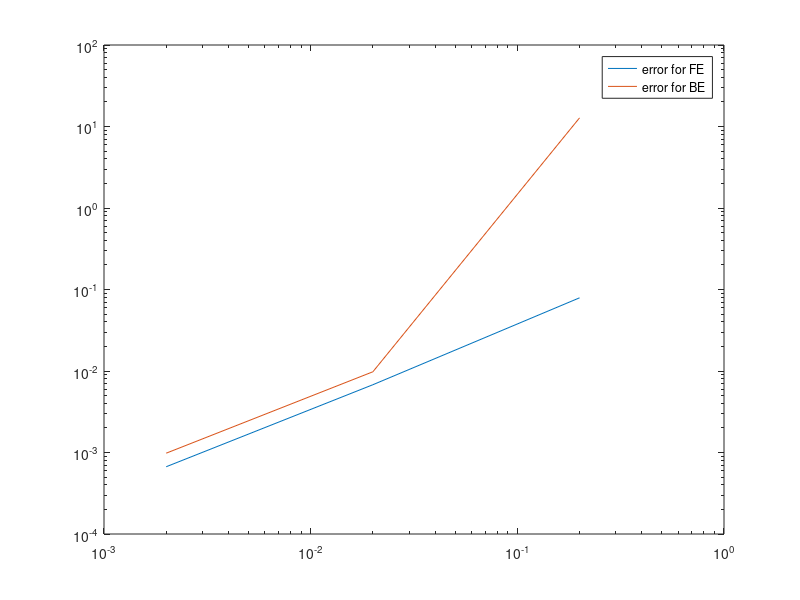

The MATLAB script that drew this image:
%Jackie Gan
%Numerical Analysis I
%Professor Guan & Jacob Woods
%Thanks Jacob for helping us with the code.

%time steps
% h=[.2,.02,.002,.0002];
h=[.2,.02,.002];

%initializing vectors
errf=0*h;
errk=0*h;
for j=1:length(h)
    
%change to 2 to see the difference in stability
t=0:h(j):1;

%value of coefficent function of y'=-(2+sin(t))y on time mesh
ct=-(2+sin(t));

%initializing vectors
yforward=ones(1,length(t));
ybackward=ones(1,length(t));


for i=1:length(t)-1
    %forward euler code
    yforward(i+1)=yforward(i)+h(j)*ct(i)*yforward(i);
    
    %root finding method
    ytemp=yforward(i);
    
    for k=1:3
        ytemp=ytemp-(ytemp-ytemp*ct(i+1)*h(j)-ybackward(i))/(1+ct(i+1)*h(j));
    end
    
    %backward euler code
    ybackward(i+1)=ybackward(i)+h(j)*ct(i)*ytemp;
end

%error calculations
errf(j)=norm(yforward-((1/exp(1))*exp(cos(t)-2*t)),inf);
errk(j)=norm(ybackward-((1/exp(1))*exp(cos(t)-2*t)),inf);

%y = (1/e)*exp^(cos(t)-2t)

hold off
loglog(h,errf)
hold on
loglog(h,errk)
legend('error for FE','error for BE')
end